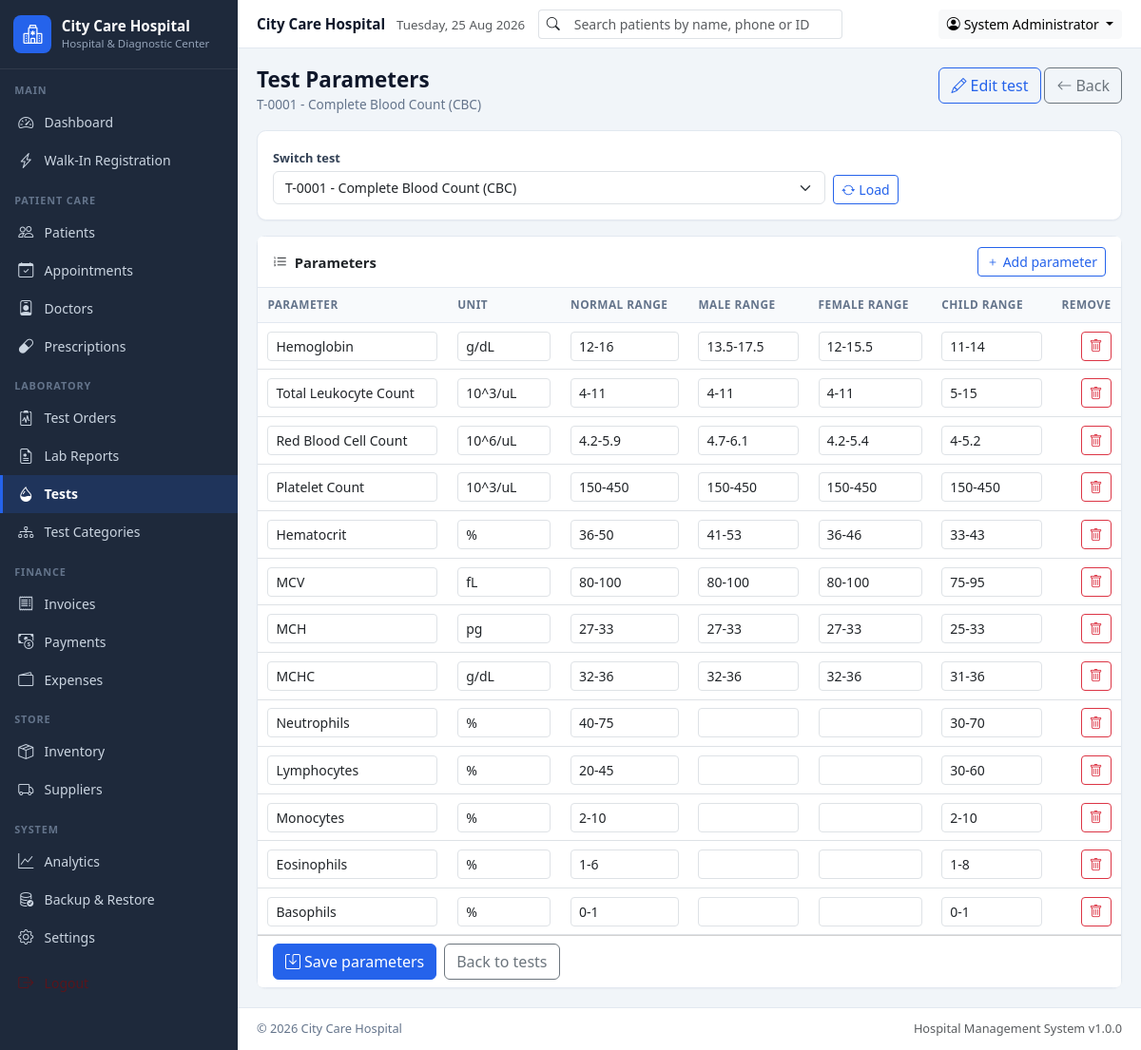
Page /modules/tests/parameters.php?test_id=1 (signed in) on the committed database.
### tables this page shows
CREATE TABLE IF NOT EXISTS test_parameters (
  id INT AUTO_INCREMENT PRIMARY KEY,
  test_id INT NOT NULL,
  name VARCHAR(100) NOT NULL,
  unit VARCHAR(30),
  normal_range VARCHAR(100),
  male_range VARCHAR(100),
  female_range VARCHAR(100),
  child_range VARCHAR(100),
  sort_order INT DEFAULT 0,
  created_at TIMESTAMP DEFAULT CURRENT_TIMESTAMP,
  FOREIGN KEY (test_id) REFERENCES tests(id) ON DELETE CASCADE
);

### includes/functions.php (called while the page is built, shortened)
<?php
function sanitize($input)
{
    return htmlspecialchars((string)($input ?? ''), ENT_QUOTES, 'UTF-8');
}
function post($key, $default = '')
{
    return isset($_POST[$key]) ? (is_array($_POST[$key]) ? $_POST[$key] : trim((string)$_POST[$key])) : $default;
}
function get($key, $default = '')
{
    return isset($_GET[$key]) ? (is_array($_GET[$key]) ? $_GET[$key] : trim((string)$_GET[$key])) : $default;
}
function fetchAll($sql, array $params = [])
{
    global $pdo;
    $stmt = $pdo->prepare($sql);
    $stmt->execute($params);
    return $stmt->fetchAll();
}

### modules/tests/parameters.php (the view, shortened to what this page needs)
<?php
$testId = (int)get('test_id', post('test_id'));
$parameters = fetchAll('SELECT * FROM test_parameters WHERE test_id = ? ORDER BY sort_order, id', [$testId]);
$tests = fetchAll('SELECT id, test_code, name FROM tests ORDER BY name');
$pageActions = '<a href="' . BASE_URL . '/modules/tests/edit.php?id=' . $testId . '" class="btn btn-outline-primary"><i class="bi bi-pencil me-1"></i>Edit test</a> '
    . '<a href="' . BASE_URL . '/modules/tests/index.php" class="btn btn-outline-secondary"><i class="bi bi-arrow-left me-1"></i>Back</a>';
require_once INC_PATH . '/header.php';
?>
<div class="card mb-3">
    <div class="card-body">
        <form class="row g-2 align-items-end" method="get">
            <div class="col-md-8">
                <label class="form-label">Switch test</label>
                <select name="test_id" class="form-select" onchange="this.form.submit()">
                    <?php foreach ($tests as $t): ?>
                        <option value="<?= (int)$t['id'] ?>" <?= (int)$t['id'] === $testId ? 'selected' : '' ?>>
                            <?= sanitize($t['test_code'] . ' - ' . $t['name']) ?>
                        </option>
                    <?php endforeach; ?>
                </select>
            </div>
            <div class="col-md-4">
                <button class="btn btn-outline-primary btn-sm"><i class="bi bi-arrow-repeat me-1"></i>Load</button>
            </div>
        </form>
    </div>
</div>
<form method="post">
    <div class="card">
        <div class="card-header bg-white d-flex justify-content-between align-items-center">
            <span class="fw-semibold"><i class="bi bi-list-ol me-2"></i>Parameters</span>
            <button type="button" class="btn btn-sm btn-outline-primary" id="addParam"><i class="bi bi-plus"></i> Add parameter</button>
        </div>
        <div class="table-responsive">
            <table class="table table-sm align-middle mb-0" id="paramTable">
                <thead>
                <tr>
                    <th style="width:22%">Parameter</th><th>Unit</th><th>Normal range</th>
                    <th>Male range</th><th>Female range</th><th>Child range</th><th class="text-end">Remove</th>
                </tr>
                </thead>
                <tbody>
                <?php foreach ($parameters as $p): ?>
                    <tr>
                        <td>
                            <input type="text" name="name[]" class="form-control form-control-sm" value="<?= sanitize($p['name']) ?>">
                        </td>
                        <td><input type="text" name="unit[]" class="form-control form-control-sm" value="<?= sanitize($p['unit']) ?>"></td>
                        <td><input type="text" name="normal_range[]" class="form-control form-control-sm" value="<?= sanitize($p['normal_range']) ?>"></td>
                        <td><input type="text" name="male_range[]" class="form-control form-control-sm" value="<?= sanitize($p['male_range']) ?>"></td>
                        <td><input type="text" name="female_range[]" class="form-control form-control-sm" value="<?= sanitize($p['female_range']) ?>"></td>
                        <td><input type="text" name="child_range[]" class="form-control form-control-sm" value="<?= sanitize($p['child_range']) ?>"></td>
                        <td class="text-end">
                            <button type="submit" form="deleteParamForm" class="btn btn-sm btn-outline-danger"
                                    data-confirm="Delete parameter <?= sanitize($p['name']) ?>?"
                                    onclick="document.getElementById('deleteParamId').value = '<?= (int)$p['id'] ?>';">
                                <i class="bi bi-trash"></i>
                            </button>
                        </td>
                    </tr>
                <?php endforeach; ?>
                </tbody>
            </table>
        </div>
        <div class="card-footer bg-white d-flex gap-2">
            <button class="btn btn-primary"><i class="bi bi-save me-1"></i>Save parameters</button>
            <a href="<?= BASE_URL ?>/modules/tests/index.php" class="btn btn-outline-secondary">Back to tests</a>
        </div>
    </div>
</form>
<?php
require_once INC_PATH . '/footer.php';

### assets/css/custom.css (style rules this page uses)
:root { --hms-primary: #2563EB; --hms-success: #16A34A; --hms-warning: #D97706; --hms-danger: #DC2626; --hms-sidebar: #1E293B; --hms-sidebar-hover: #334155; --hms-body: #F1F5F9; --hms-border: #E2E8F0; --hms-muted: #64748B; --hms-sidebar-width: 250px; }
body { background: var(--hms-body); font-family: "Segoe UI", Roboto, "Helvetica Neue", Arial, sans-serif; font-size: 0.925rem; color: #0F172A; }
a { text-decoration: none; }
.btn-primary, .bg-primary { background-color: var(--hms-primary) !important; border-color: var(--hms-primary) !important; }
.btn-outline-primary { color: var(--hms-primary); border-color: var(--hms-primary); }
.card { border: 1px solid var(--hms-border); border-radius: .6rem; box-shadow: 0 1px 2px rgba(15,23,42,.04); }
.card-header { border-bottom: 1px solid var(--hms-border); padding: .7rem 1rem; }
.table > :not(caption) > * > * { padding: .55rem .65rem; }
.table thead th { font-size: .74rem; text-transform: uppercase; letter-spacing: .04em; color: var(--hms-muted); background: #F8FAFC; border-bottom: 1px solid var(--hms-border); font-weight: 700; }
.form-label { font-size: .8rem; font-weight: 600; color: #334155; margin-bottom: .25rem; }
.form-control, .form-select { font-size: .875rem; }

### rows in the picture
test_parameters: name "Hemoglobin", unit "g/dL", normal_range "12-16", male_range "13.5-17.5", female_range "12-15.5", child_range "11-14"
test_parameters: name "Total Leukocyte Count", unit "10^3/uL", normal_range "4-11", male_range "4-11", female_range "4-11", child_range "5-15"
test_parameters: name "Red Blood Cell Count", unit "10^6/uL", normal_range "4.2-5.9", male_range "4.7-6.1", female_range "4.2-5.4", child_range "4-5.2"
test_parameters: name "Platelet Count", unit "10^3/uL", normal_range "150-450", male_range "150-450", female_range "150-450", child_range "150-450"
test_parameters: name "Hematocrit", unit "%", normal_range "36-50", male_range "41-53", female_range "36-46", child_range "33-43"
test_parameters: name "MCV", unit "fL", normal_range "80-100", male_range "80-100", female_range "80-100", child_range "75-95"
test_parameters: name "MCH", unit "pg", normal_range "27-33", male_range "27-33", female_range "27-33", child_range "25-33"
test_parameters: name "MCHC", unit "g/dL", normal_range "32-36", male_range "32-36", female_range "32-36", child_range "31-36"
test_parameters: name "Neutrophils", unit "%", normal_range "40-75", child_range "30-70"
test_parameters: name "Lymphocytes", unit "%", normal_range "20-45", child_range "30-60"
test_parameters: name "Monocytes", unit "%", normal_range "2-10", child_range "2-10"
test_parameters: name "Eosinophils", unit "%", normal_range "1-6", child_range "1-8"
test_parameters: name "Basophils", unit "%", normal_range "0-1", child_range "0-1"

### other values in the picture
getSetting('hospital_name', 'City Care Hospital') "City Care Hospital"
getSetting('hospital_tagline', 'Hospital &amp; Diagnostic Center') "Hospital & Diagnostic Center"
$group['label'] "MAIN"
$item['text'] "Dashboard"
$item['text'] "Walk-In Registration"
$group['label'] "PATIENT CARE"
$item['text'] "Patients"
$item['text'] "Appointments"
$item['text'] "Doctors"
$item['text'] "Prescriptions"
$group['label'] "LABORATORY"
$item['text'] "Test Orders"
$item['text'] "Lab Reports"
$item['text'] "Tests"
$item['text'] "Test Categories"
